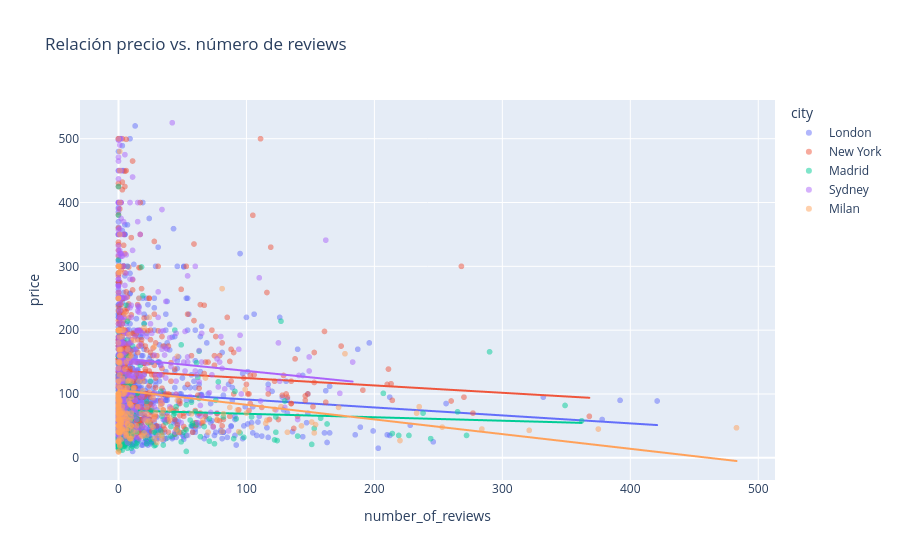

The code cell stored with this chart in its notebook:
### Code cell
# Precio vs. número de reviews (relación)
fig = px.scatter(
    df_clean.sample(min(3000, len(df_clean)), random_state=42),
    x='number_of_reviews', y='price',
    color='city', opacity=0.5,
    trendline='ols',
    title='Relación precio vs. número de reviews'
)
fig.show()

### Figure 1 — Plotly figure (JSON) as saved in the notebook; plotly's stock layout.template omitted (floating-point values rounded to 4 significant figures; data arrays with more than 128 entries replaced by an {"elided": "..."} marker saying what was removed)
{"data": [{"hovertemplate": "city=London<br>number_of_reviews=%{x}<br>price=%{y}<extra></extra>", "legendgroup": "London", "marker": {"color": "#636efa", "opacity": 0.5, "symbol": "circle"}, "mode": "markers", "name": "London", "showlegend": true, "type": "scattergl", "x": {"elided": "1243 int values"}, "xaxis": "x", "y": {"elided": "1243 int values"}, "yaxis": "y"}, {"hovertemplate": "<b>OLS trendline</b><br>price = -0.124908 * number_of_reviews + 103.848<br>R<sup>2</sup>=0.003926<br><br>city=London<br>number_of_reviews=%{x}<br>price=%{y} <b>(trend)</b><extra></extra>", "legendgroup": "London", "marker": {"color": "#636efa", "symbol": "circle"}, "mode": "lines", "name": "London", "showlegend": false, "type": "scattergl", "x": {"elided": "1243 int values"}, "xaxis": "x", "y": {"elided": "1243 float values"}, "yaxis": "y"}, {"hovertemplate": "city=New York<br>number_of_reviews=%{x}<br>price=%{y}<extra></extra>", "legendgroup": "New York", "marker": {"color": "#EF553B", "opacity": 0.5, "symbol": "circle"}, "mode": "markers", "name": "New York", "showlegend": true, "type": "scattergl", "x": {"elided": "678 int values"}, "xaxis": "x", "y": {"elided": "678 int values"}, "yaxis": "y"}, {"hovertemplate": "<b>OLS trendline</b><br>price = -0.115156 * number_of_reviews + 136.375<br>R<sup>2</sup>=0.003144<br><br>city=New York<br>number_of_reviews=%{x}<br>price=%{y} <b>(trend)</b><extra></extra>", "legendgroup": "New York", "marker": {"color": "#EF553B", "symbol": "circle"}, "mode": "lines", "name": "New York", "showlegend": false, "type": "scattergl", "x": {"elided": "678 int values"}, "xaxis": "x", "y": {"elided": "678 float values"}, "yaxis": "y"}, {"hovertemplate": "city=Madrid<br>number_of_reviews=%{x}<br>price=%{y}<extra></extra>", "legendgroup": "Madrid", "marker": {"color": "#00cc96", "opacity": 0.5, "symbol": "circle"}, "mode": "markers", "name": "Madrid", "showlegend": true, "type": "scattergl", "x": {"elided": "289 int values"}, "xaxis": "x", "y": {"elided": "289 int values"}, "yaxis": "y"}, {"hovertemplate": "<b>OLS trendline</b><br>price = -0.0543536 * number_of_reviews + 74.3841<br>R<sup>2</sup>=0.002050<br><br>city=Madrid<br>number_of_reviews=%{x}<br>price=%{y} <b>(trend)</b><extra></extra>", "legendgroup": "Madrid", "marker": {"color": "#00cc96", "symbol": "circle"}, "mode": "lines", "name": "Madrid", "showlegend": false, "type": "scattergl", "x": {"elided": "289 int values"}, "xaxis": "x", "y": {"elided": "289 float values"}, "yaxis": "y"}, {"hovertemplate": "city=Sydney<br>number_of_reviews=%{x}<br>price=%{y}<extra></extra>", "legendgroup": "Sydney", "marker": {"color": "#ab63fa", "opacity": 0.5, "symbol": "circle"}, "mode": "markers", "name": "Sydney", "showlegend": true, "type": "scattergl", "x": {"elided": "527 int values"}, "xaxis": "x", "y": {"elided": "527 int values"}, "yaxis": "y"}, {"hovertemplate": "<b>OLS trendline</b><br>price = -0.20086 * number_of_reviews + 156.211<br>R<sup>2</sup>=0.002830<br><br>city=Sydney<br>number_of_reviews=%{x}<br>price=%{y} <b>(trend)</b><extra></extra>", "legendgroup": "Sydney", "marker": {"color": "#ab63fa", "symbol": "circle"}, "mode": "lines", "name": "Sydney", "showlegend": false, "type": "scattergl", "x": {"elided": "527 int values"}, "xaxis": "x", "y": {"elided": "527 float values"}, "yaxis": "y"}, {"hovertemplate": "city=Milan<br>number_of_reviews=%{x}<br>price=%{y}<extra></extra>", "legendgroup": "Milan", "marker": {"color": "#FFA15A", "opacity": 0.5, "symbol": "circle"}, "mode": "markers", "name": "Milan", "showlegend": true, "type": "scattergl", "x": {"elided": "263 int values"}, "xaxis": "x", "y": {"elided": "263 int values"}, "yaxis": "y"}, {"hovertemplate": "<b>OLS trendline</b><br>price = -0.230209 * number_of_reviews + 106.15<br>R<sup>2</sup>=0.030596<br><br>city=Milan<br>number_of_reviews=%{x}<br>price=%{y} <b>(trend)</b><extra></extra>", "legendgroup": "Milan", "marker": {"color": "#FFA15A", "symbol": "circle"}, "mode": "lines", "name": "Milan", "showlegend": false, "type": "scattergl", "x": {"elided": "263 int values"}, "xaxis": "x", "y": {"elided": "263 float values"}, "yaxis": "y"}], "layout": {"legend": {"title": {"text": "city"}, "tracegroupgap": 0}, "title": {"text": "Relación precio vs. número de reviews"}, "xaxis": {"anchor": "y", "domain": [0, 1], "title": {"text": "number_of_reviews"}}, "yaxis": {"anchor": "x", "domain": [0, 1], "title": {"text": "price"}}}}
